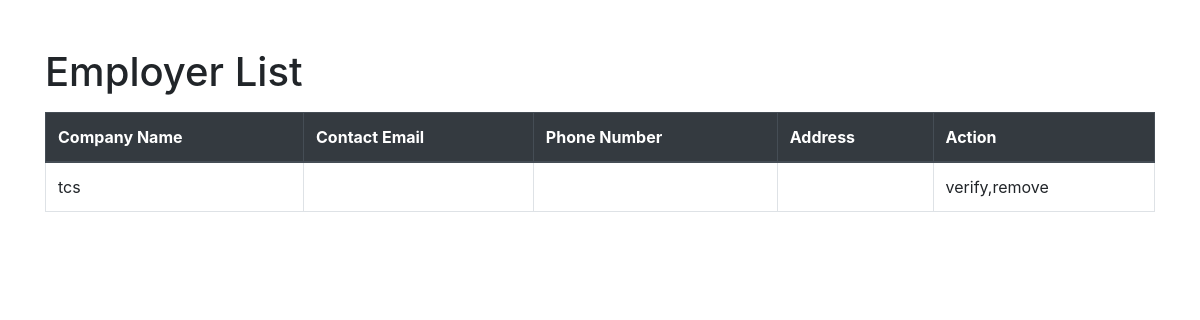
Page /head/employers/ (signed in) on the earlier database version.
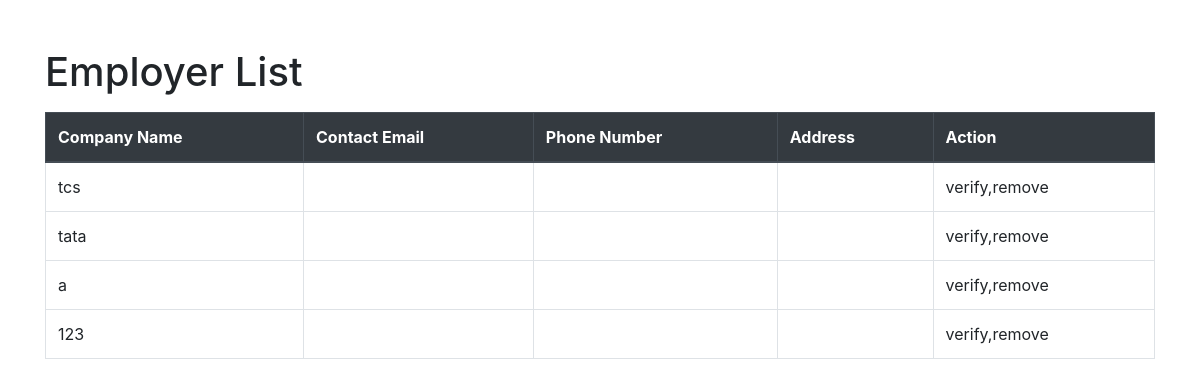
Same page on the later database version.
### user_management/models.py (models this page shows, shortened)
class EmployerProfile(models.Model):
    user = models.OneToOneField(CustomUser, on_delete=models.CASCADE)
    company_name = models.CharField(max_length=100)
    industry = models.CharField(max_length=50)
    location = models.CharField(max_length=100)
    description = models.TextField()

### job_management/views.py (the view)
# urls.py: path('head/employers/', views.head_employer_list, name='head_employer_list'),
@login_required(login_url='head_login')
def head_employer_list(request):
    employers = EmployerProfile.objects.all()
    return render(request, 'head_employer_list.html', {'employers': employers})

### user_management/custom_auth.py (called while the page is built)
    def get_user(self, user_id):
        User = get_user_model()
        try:
            return User.objects.get(pk=user_id)
        except User.DoesNotExist:
            return None

### job_management/templates/head_employer_list.html (shortened to what this page needs)
<!DOCTYPE html>
<html>
<head>
    <link rel="stylesheet" href="https://maxcdn.bootstrapcdn.com/bootstrap/4.5.2/css/bootstrap.min.css">
</head>
<body>
    <div class="container">
        <h1 class="mt-5">Employer List</h1>
        <table class="table table-bordered table-hover mt-3">
            <thead class="thead-dark">
                <tr>
                    <th>Company Name</th>
                    <th>Contact Email</th>
                    <th>Phone Number</th>
                    <th>Address</th>
                    <th>Action</th>
                </tr>
            </thead>
            <tbody>
                {% for employer in employers %}
                    <tr>
                        <td>{{ employer.company_name }}</td>
                        <td>{{ employer.contact_email }}</td>
                        <td>{{ employer.phone_number }}</td>
                        <td>{{ employer.address }}</td>
                        <td>verify,remove</td>
                    </tr>
                {% endfor %}
            </tbody>
        </table>
    </div>
</body>
</html>

Differences in the rows shown:
added EmployerProfile: company_name "tata"
added EmployerProfile: company_name "a"
added EmployerProfile: company_name "123"
